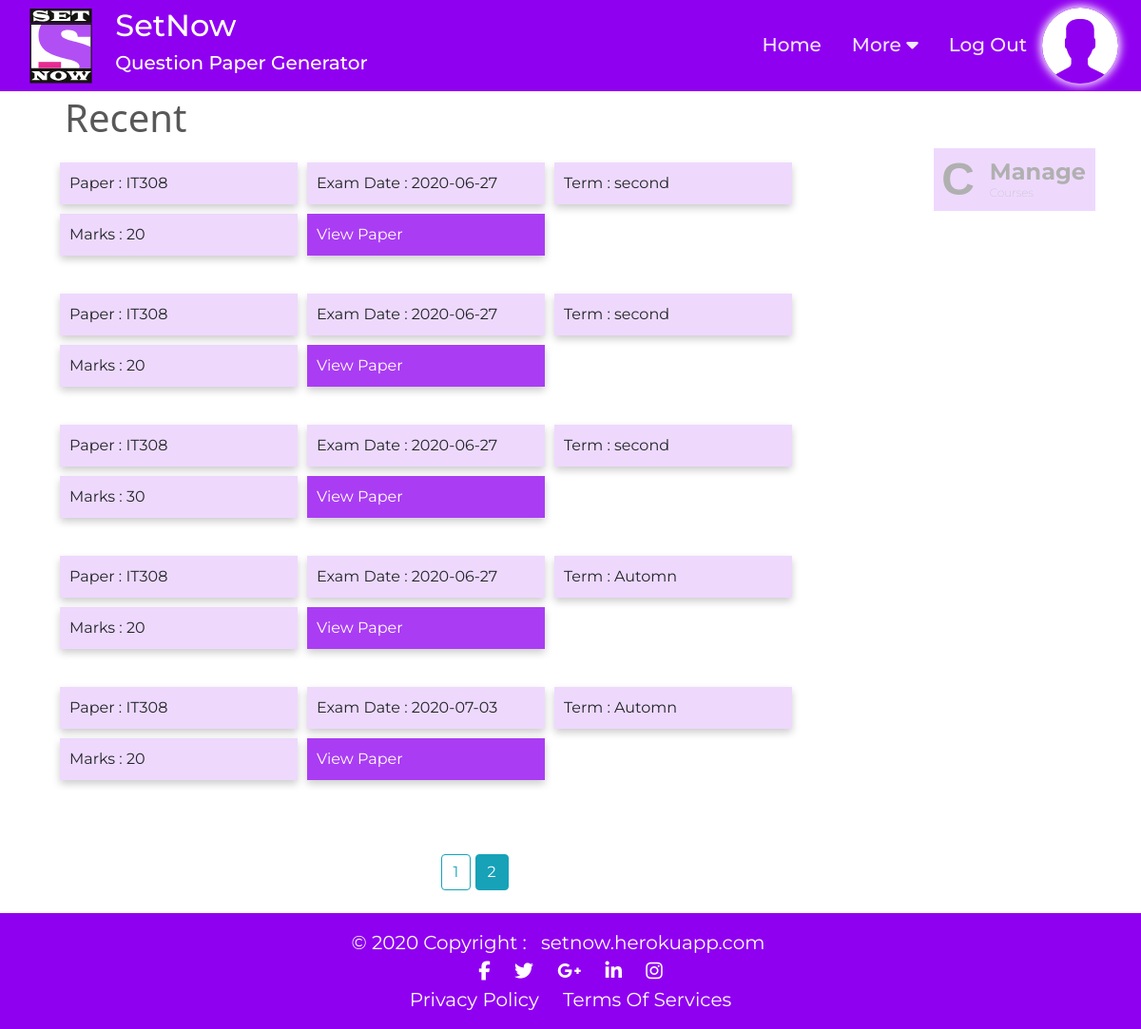
/home?page=2 (signed in), run on the app's committed database.
### flaskapp/models.py (models this page shows, shortened)
class Paper(db.Model):
    id = db.Column(db.Integer, primary_key=True)
    name = db.Column(db.Text, nullable=False)
    paper_logo = db.Column(db.Text, nullable=False, default="logo.svg")
    term = db.Column(db.Text, nullable=False)
    exam_date = db.Column(db.Date, nullable=False)
    time_limit = db.Column(db.Text, nullable=False)
    instructions = db.Column(db.JSON,
                             nullable=True,
                             default=default_instructions)
    course_id = db.Column(db.Integer,
                          db.ForeignKey("course.id"),
                          nullable=False)
    mark = db.Column(db.Integer, nullable=False)
    paper_format = db.Column(db.JSON, nullable=False)

### flaskapp/blueprints/papers/routes.py (the view)
@papers.route("/home")
@login_required
def home():
    main_page = request.args.get("page", 1, type=int)
    _courses = Course.query.filter(Course.teacher == current_user).all()
    course_ids = [course.id for course in _courses]
    _papers = Paper.query.filter(Paper.course_id.in_(course_ids)).paginate(
        page=main_page, per_page=10)
    return render_template(
        "papers/home.html",
        css_files=["css/base.css", "css/papers/home.css"],
        papers=_papers,
        title="Home",
        image_file=profile_path(),
    )

### app.py (called while the page is built)
@app.after_request
def add_header(response):
    response.headers["X-UA-Compatible"] = "IE=Edge,chrome=1"
    response.headers["Cache-Control"] = "must-revalidate, max-age=0"
    return response

### flaskapp/models.py (called while the page is built)
@login_manager.user_loader
def load_user(user_id):
    return User.query.get(int(user_id))

### flaskapp/utils.py (called while the page is built)
def profile_path():
    if current_user.is_authenticated:
        return url_for("static",
                       filename="profile_pics/" + current_user.image_file)
    return ""

### flaskapp/templates/papers/home.html (shortened to what this page needs)
{% extends "base.html" %}
{% block header %}
<h1 class="header">Recent</h1>
{% endblock header %}
{% block main %}
   {% if papers %}
<div id="paper_container">
   {% for paper in papers.items %}
   <div class="papers">
       <div class="paper_fields">
           Paper : {{paper.name}}
       </div>
       <div class="paper_fields">
           Exam Date : {{paper.exam_date}}
       </div>
       <div class="paper_fields">
           Term : {{paper.term}}
       </div>
       <div class="paper_fields">
           Marks : {{paper.mark}}
       </div>
       <div class="links"><a href='{{url_for("papers.pdf_paper",paper_id = paper.id)}}' target="_blank">View Paper</a></div>
   </div>
   {% endfor %}
</div>
<div id="pagination">
   {% for page_num in papers.iter_pages(left_edge=1,
                                                right_edge=1,
                                                left_current=1,
                                                right_current=2) %}
   {% if page_num %}
    {% if papers.page == page_num %}
    <a class="btn btn-info mb-4"
        href="{{ url_for('papers.home',page=page_num) }}">{{ page_num }}</a>
    {% else %}
    <a class="btn btn-outline-info mb-4"
        href="{{ url_for('papers.home',page=page_num) }}">{{ page_num }}</a>
    {% endif %}
    {% else %}
    ...
    {% endif %}
   {% endfor %}
</div>
   {% endif %}
{% endblock main %}
{% block sideNav %}
<div class="ml-4" id="home_nav">
    <a class="row pl-2" id="manage_courses_btn" href={{ url_for("courses.all_courses") }}>
        <h1 class="px-3 py-1">C</h1>
        <div class="col">
            <h3>Manage</h3>
            <h5>Courses</h5>
        </div>
</div>
{% endblock sideNav %}

### flaskapp/static/css/headerFooter.css (style rules this page uses)
* { box-sizing: border-box; font-family: "Montserrat", sans-serif; }
body { margin: 0; overflow: auto; }
.row { position: relative; }

### flaskapp/static/css/papers/home.css (style rules this page uses)
#pagination { text-align: center; }
#paper_container { flex-grow: 1; }
.papers { display: flex; flex-wrap: wrap; margin : 5px 5px 20px; padding: 5px; }
.paper_fields { background-color: rgba(144,0,240,0.15); box-shadow: 0 4px 8px 0 rgba(0, 0, 0, 0.2); margin: 5px; padding: 10px; width : 250px; }
.links a { background-color: rgba(144, 0, 240, 0.76); box-shadow: 0 4px 8px 0 rgba(0, 0, 0, 0.2); display: block; color : white; margin: 5px; padding: 10px; text-decoration: none; width : 250px; }
.header { font-family: "Segoe UI", Tahoma, Geneva, Verdana, sans-serif; color: #585858; font-size: 40px; margin: 0 20px; }
#home_nav { flex-shrink: 0; padding: 0; height: 100%; position: relative; }
#home_nav > .row { cursor: pointer; user-select: none; color: #b0b0b0; background-color: #9000f026; margin: 0; display: inline-flex; align-items: center; transition: 0.5s; }
#home_nav > .row > h1 { margin: 0; font-size: 48px; font-weight: bolder; font-family: sans-serif; padding-left: 0 !important; }
#home_nav > .row > .col { padding: 0 10px 0 0; }
#home_nav > .row > .col > h3 { margin: 0; font-size: 24px; font-weight: bolder; }
#home_nav > .row > .col > h5 { margin: 0; font-size: 12px; font-weight: lighter; }
#manage_courses_btn { text-decoration: none !important; }

### data on the page
Paper: name "IT308", exam_date "2020-06-27", term "second", mark "20"
Paper: name "IT308", exam_date "2020-06-27", term "second", mark "20"
Paper: name "IT308", exam_date "2020-06-27", term "second", mark "30"
Paper: name "IT308", exam_date "2020-06-27", term "Automn", mark "20"
Paper: name "IT308", exam_date "2020-07-03", term "Automn", mark "20"

### other printed values
{{ page_num }} "1"
{{ page_num }} "2"
